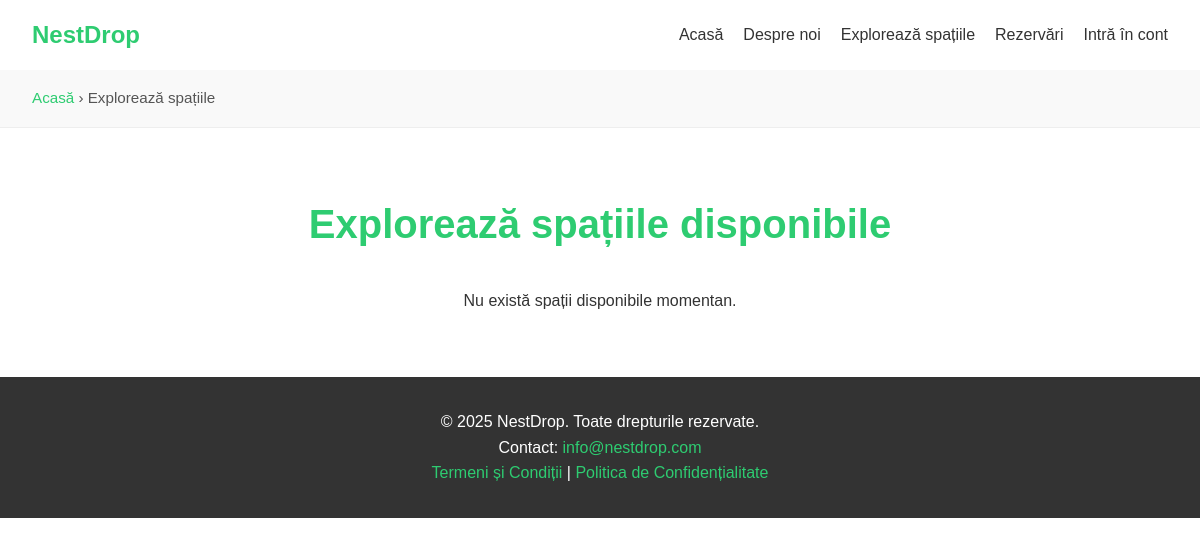
/deskdrop/spaces/, run on an earlier commit of the app's database.
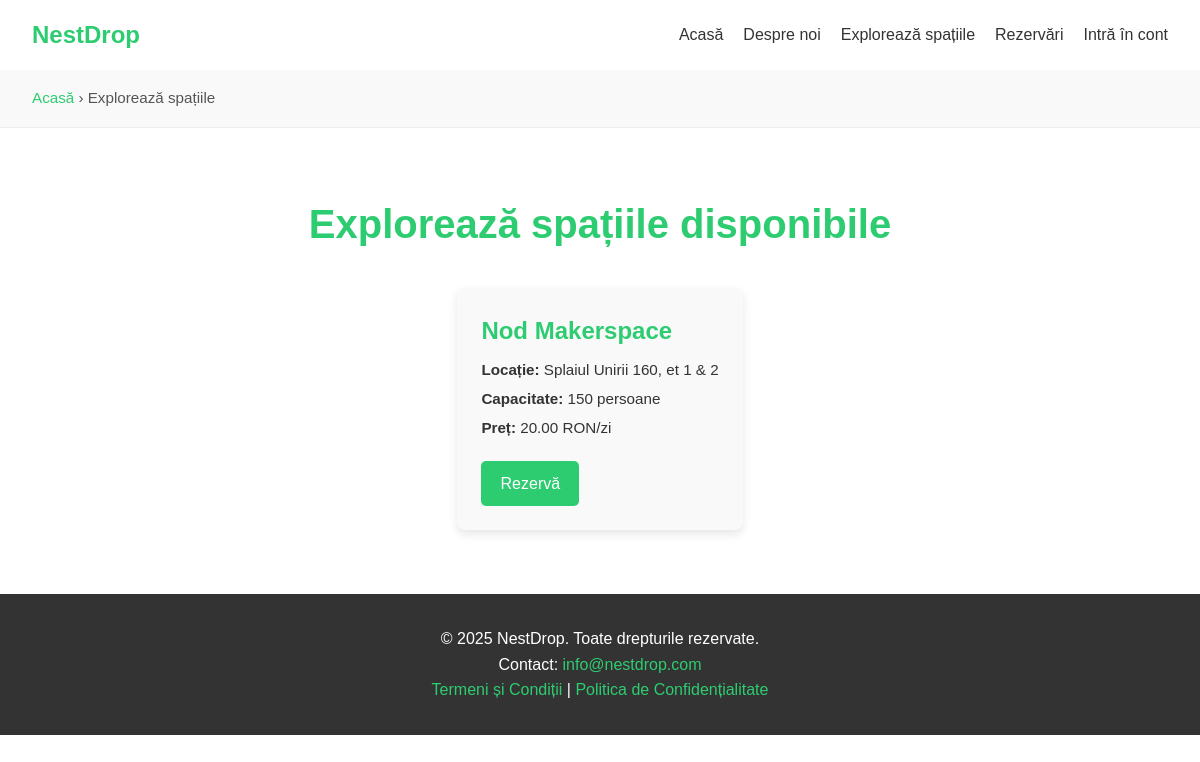
And on a later commit of the database.
### deskdrop/models.py (models this page shows, shortened)
class Space(models.Model):
    name = models.CharField(max_length=100)
    location = models.CharField(max_length=200)
    capacity = models.IntegerField()
    price_per_day = models.DecimalField(max_digits=10, decimal_places=2)  # Preț în RON
    available = models.BooleanField(default=True)
    created_at = models.DateTimeField(auto_now_add=True)
    image = models.ImageField(upload_to='spaces/', null=True, blank=True)

### deskdrop/views.py (the view)
# urls.py: path("spaces/", views.space_list, name='spaces'),
def space_list(request):
    spaces = Space.objects.all()
    return render(request, 'spaces.html', {'spaces': spaces})

### deskdrop/templates/spaces.html (shortened to what this page needs)
{% extends 'base.html' %}
{% block breadcrumb %}
 › Explorează spațiile
{% endblock breadcrumb %}
{% load static %}
{% block head %}
<link rel="stylesheet" href="{% static 'css/spaces.css' %}">
{% endblock %}
{% block content %}
<section class="spaces-section">
    <h2>Explorează spațiile disponibile</h2>
    <div class="space-grid">
        {% for space in spaces %}
            <div class="space-card">
                <h3>{{ space.name }}</h3>
                <p><strong>Locație:</strong> {{ space.location }}</p>
                <p><strong>Capacitate:</strong> {{ space.capacity }} persoane</p>
                <p><strong>Preț:</strong> {{ space.price_per_day }} RON/zi</p>
                <a href="{% url 'book_space' space.id %}" class="btn">Rezervă</a>
            </div>
        {% empty %}
            <p>Nu există spații disponibile momentan.</p>
        {% endfor %}
    </div>
</section>
{% endblock %}

### templates/base.html (shortened to what this page needs)
{% load static %}
<!DOCTYPE html>
<html lang="ro">
<head>
    {% block head %}{% endblock %}
    <link rel="stylesheet" href="{% static 'css/main.css' %}">
</head>
<body>
<header>
    <nav>
        <div class="logo">
            <a href="{% url 'home' %}">NestDrop</a>
        </div>
        <ul>
            <li><a href="{% url 'home' %}">Acasă</a></li>
            <li><a href="{% url 'about' %}">Despre noi</a></li>
            <li><a href="{% url 'spaces' %}">Explorează spațiile</a></li>
            <li><a href="{% url 'bookings' %}">Rezervări</a></li>
            <li class="profile-menu">
            {% if user.is_authenticated %}
                <a href="{% url 'profile' %}">Profil</a>
                    <ul class="dropdown-menu">
                        <li>
                            <form action="{% url 'logout' %}" method="post" class="logout-form">
                                {% csrf_token %}
                                <button type="submit">Deconectare</button>
                            </form>
                        </li>
                    </ul>
            {% else %}
                <a href="{% url 'login' %}">Intră în cont</a>
            {% endif %}
             </li>
        </ul>
    </nav>
</header>
<div class="breadcrumb">
    <a href="{% url 'home' %}">Acasă</a>
    {% block breadcrumb %}{% endblock breadcrumb %}
</div>
<main>
    {% block content %}{% endblock content %}
</main>
<footer>
    <p>&copy; 2025 NestDrop. Toate drepturile rezervate.</p>
    <p>Contact: <a href="mailto:info@nestdrop.com">info@nestdrop.com</a></p>
    <p><a href="{% url 'terms' %}">Termeni și Condiții</a> | <a href="{% url 'privacy' %}">Politica de Confidențialitate</a></p>
</footer>
</body>
</html>

### static/css/spaces.css (style rules this page uses)
.spaces-section { max-width: 1200px; margin: 4rem auto; padding: 0 1rem; text-align: center; }
.spaces-section h2 { font-size: 2.5rem; color: #2ecc71; margin-bottom: 2rem; }
.space-grid { display: flex; flex-wrap: wrap; gap: 2rem; justify-content: center; }
.space-card { background-color: #f9f9f9; border-radius: 8px; padding: 1.5rem; max-width: 300px; box-shadow: 0 4px 10px rgba(0, 0, 0, 0.1); text-align: left; }
.space-card h3 { color: #2ecc71; font-size: 1.5rem; margin-bottom: 0.5rem; }
.space-card p { margin: 0.3rem 0; font-size: 0.95rem; }
.space-card .btn { display: inline-block; margin-top: 1rem; padding: 0.6rem 1.2rem; background-color: #2ecc71; color: #fff; border-radius: 5px; text-decoration: none; font-weight: 500; text-align: center; }

### static/css/main.css (style rules this page uses)
* { margin: 0; padding: 0; box-sizing: border-box; font-family: Arial, sans-serif; }
body { color: #333; line-height: 1.6; }
header { background-color: #fff; padding: 1rem 2rem; position: sticky; top: 0; z-index: 100; width: 100vw; }
.breadcrumb { background: #f9f9f9; padding: 1rem 2rem; font-size: 0.95rem; color: #555; border-bottom: 1px solid #eee; }
.breadcrumb a { color: #2ecc71; text-decoration: none; }
header nav { display: flex; align-items: center; justify-content: space-between; }
.logo { font-size: 1.5rem; font-weight: bold; color: #2ecc71; margin-right: auto; }
.logo a { color: inherit; text-decoration: none; }
nav ul { display: flex; gap: 20px; list-style: none; margin: 0; padding: 0; }
nav { display: flex; justify-content: space-between; align-items: center; }
nav ul li a { text-decoration: none; color: #333; font-weight: 500; }
h2 { text-align: center; color: #2ecc71; margin-bottom: 1.5rem; }
footer { background-color: #333; color: #fff; text-align: center; padding: 2rem; margin-top: 4rem; }
footer a { color: #2ecc71; text-decoration: none; }
.profile-menu { position: relative; }

What changed in the data, as far as the page shows it:
added Space: name "Nod Makerspace", location "Splaiul Unirii 160, et 1 & 2", capacity "150", price_per_day "20.00"
Also different on the page:
text no longer shown: "Nu există spații disponibile momentan."
